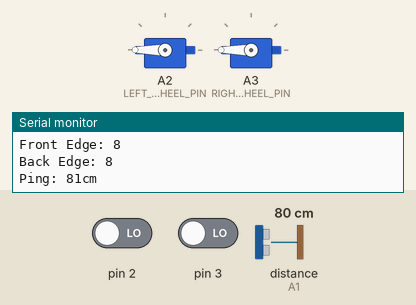
Simulated run of this sketch. Board: Arduino Uno, built with avr-gcc and run on an emulated ATmega328P. Parts: 2 × servo, the last lines printed to the serial monitor. The test bench sets the inputs (shaded band); at power-on: pin 2 LOW, distance to the obstacle (sensor on A1) 80 cm, pin 3 LOW. The echo pulse lasts 58.3 µs per cm.

Above: at 1.2 s.
1.3 s: pin 2 driven HIGH
At 2.1 s:
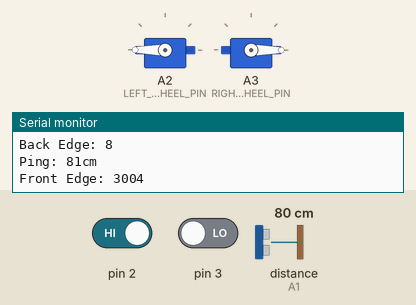
4.3 s: distance to the obstacle (sensor on A1) set to 44 cm
7.3 s: distance to the obstacle (sensor on A1) set to 37 cm
At 8.5 s:
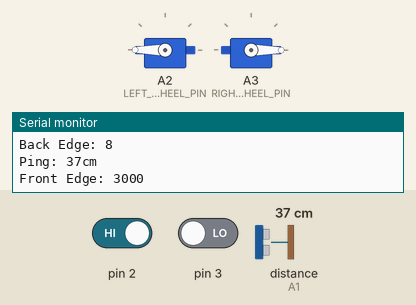
10.3 s: pin 3 driven HIGH
12.3 s: pin 2 driven LOW
At 13.4 s:
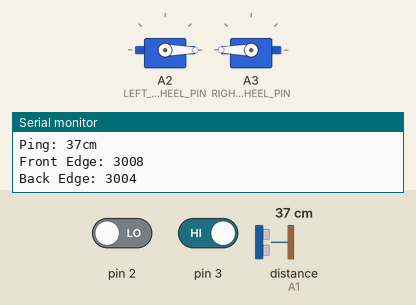
14.3 s: distance to the obstacle (sensor on A1) set to 60 cm
At 15.5 s:
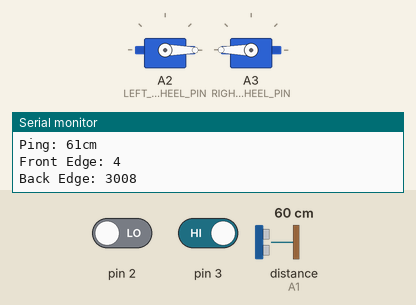
Timing chart, 0 to 18.3 s (numbered marks = the images above; inputs shaded):
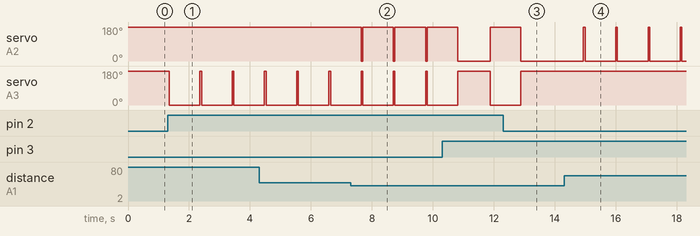

Measured:
- the behaviour switches between 40 and 39 cm on distance to the obstacle (sensor on A1) (found by bisection; images 1 and 2)
- after the input at 1.3 s, servo on A3 (RIGHT_WHEEL_PIN): 180° → 0° after 0.05 s
- after the input at 7.3 s, servo on A2 (LEFT_WHEEL_PIN): alternates 180° for 1.0 s and 0° for 0.05 s, starting after 0.35 s
- after the input at 12.3 s, servo on A2 (LEFT_WHEEL_PIN): goes on until 12.9 s, then stays 0°; servo on A3 (RIGHT_WHEEL_PIN): goes on until 12.9 s, then stays 180°
- after the input at 14.3 s, servo on A2 (LEFT_WHEEL_PIN): alternates 180° for 0.05 s and 0° for 1.0 s, starting after 0.64 s

The sketch:

aidans_sumobot_code.ino
```cpp
// (licence header left out)
/*******************************************************
* Include statements - include extra code we need
*******************************************************/
// This line includes the code we need to control servos
#include <Servo.h>
// This line includes the code we need to use the ultrasonic range finder
#include <NewPing.h>

/*******************************************************
* Define statements - Define constants we will use later
*******************************************************/
#define TRIGGER_PIN  A0      // Arduino pin tied to trigger pin on the ultrasonic sensor.
#define ECHO_PIN     A1      // Arduino pin tied to echo pin on the ultrasonic sensor.
#define LEFT_WHEEL_PIN  A2   // Arduino pin tied to the left servo wheel motor
#define RIGHT_WHEEL_PIN A3   // Arduino pin tied to the right servo wheel motor
#define MAX_DISTANCE 200     // Maximum distance we want to ping for (in centimeters). Maximum sensor distance is rated at 400-500cm.
#define FRONT_EDGE_SENSOR 2  // Pin connected to the front edge IR sensor
#define REAR_EDGE_SENSOR 3   // Pin connected to the rear edge IR sensor
#define LIGHT_COLOR_VALUE 2900 // This is a value returned from the edge sensors when they see a lighter color, may need tweaking

/********************************************************
* Class object instances - These will help us control the
* sensors and motors.
********************************************************/
// NewPing setup of pins and maximum distance.
NewPing sonar(TRIGGER_PIN, ECHO_PIN, MAX_DISTANCE);

// Servo motor control objects
// Up to twelve servo objects can be created and controlled
Servo rightWheel;
Servo leftWheel;

/********************************************************
* Setup code runs one time at the very beginning after we
* power up (or reset)
********************************************************/
void setup()
{
  // Open serial monitor so we can print out debug information
  // When connected to a USB port
  Serial.begin(115200);

  // Tell the servo objects which pins the servos are connected to
  leftWheel.attach(LEFT_WHEEL_PIN);
  rightWheel.attach(RIGHT_WHEEL_PIN);
}

/********************************************************
* Loop code runs over and over, forever while powered on
********************************************************/
void loop()
{
  // Variables we will need in the loop code
  int distInCentimeters;  // We'll store the ultrasonic range distance here
  int frontEdgeValue;     // This will be a reading from the IR edge sensor in the front
  int rearEdgeValue;      // This will be a reading from the IR edge sensor in the back


  /*******************************
  * IR Edge finder code
  ********************************/
  // Check front and back edge sensors for edge of the ring
  // Lower numbers mean more reflective colors
  // 3000 or more means nothing was reflected.
  frontEdgeValue = readQD(FRONT_EDGE_SENSOR);
  // Print front edge value for debug
  Serial.print("Front Edge: ");
  Serial.println(frontEdgeValue);
  // Less than 1000 means we see white-ish
  // This number can be tweaked if the IR sensor is closer to the ground
  if(frontEdgeValue > LIGHT_COLOR_VALUE)
  {
    // Better back up!!
    leftWheel.write(180);
    rightWheel.write(0);
    delay(1000);
  }
  // Now check the back edge
  int backEdgeValue = readQD(REAR_EDGE_SENSOR);
  Serial.print("Back Edge: ");
  Serial.println(backEdgeValue);
  if(backEdgeValue > LIGHT_COLOR_VALUE)
  {
    // Better go forward!!
    leftWheel.write(0);
    rightWheel.write(180);
    delay(1000);
  }

  /*******************************
  * Ultrasonic Range Finder Code
  ********************************/
  // This code takes a distance reading from the range finder
  distInCentimeters = sonar.ping_cm();

  // Print distance for debug (0 = outside set distance range)
  Serial.print("Ping: ");
  Serial.print(distInCentimeters);
  Serial.println("cm");

  // If don't see opponent, spin to look around
  if(distInCentimeters > 39 || distInCentimeters == 0){
    leftWheel.write(180);
    rightWheel.write(180);
  }
  // Otherwise attack!
  else {
    leftWheel.write(0);
    rightWheel.write(180);
  }

  delay(50);
}


int readQD(int pin){
  //Returns value from the QRE1113
  //Lower numbers mean more refleacive
  //More than 3000 means nothing was reflected.
  pinMode( pin, OUTPUT );
  digitalWrite( pin, HIGH );
  delayMicroseconds(10);
  pinMode( pin, INPUT );

  long time = micros();

  //time how long the input is HIGH, but quit after 3ms as nothing happens after that
  while (digitalRead(pin) == HIGH && micros() - time < 3000);
  int diff = micros() - time;

  return diff;
}
```
